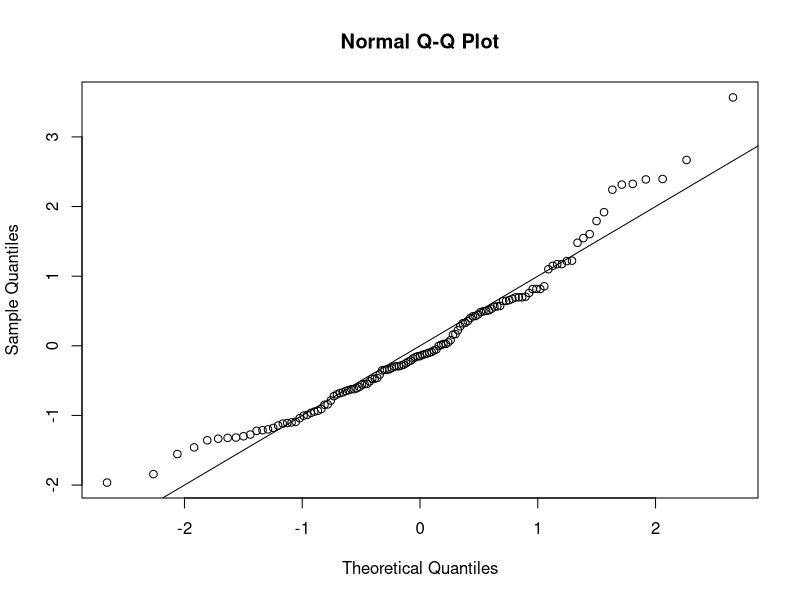
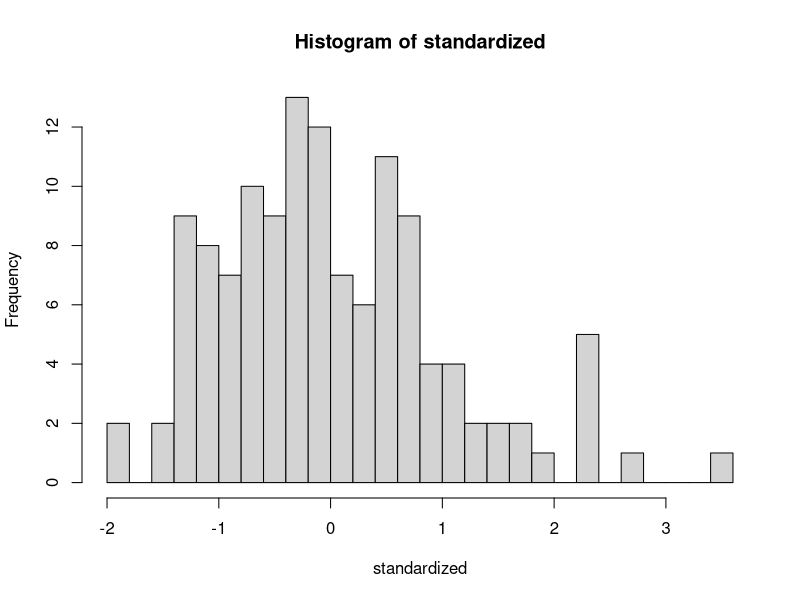
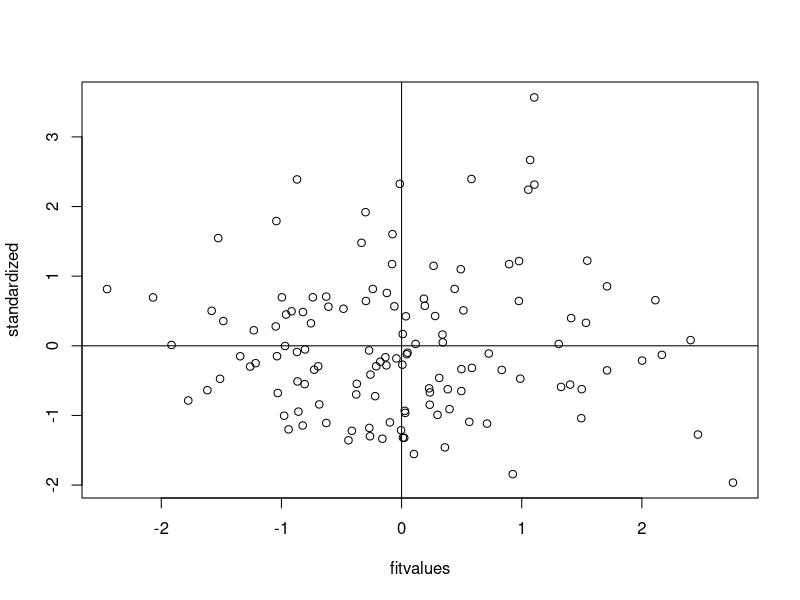

These figures' R source, in order: (Note: this script raises an error after producing the figures.)
##Set working directory 
setwd("E:/GA/Scales")
master = read.csv("Meaning_Scales_BoredomPronenessShort-RR_RN_Paper.csv")
summary(master)

##No reverse coded items.

####DATA SCREENING####

##Missing Data##
library(mice)
percentmiss = function(x){ sum(is.na(x))/length(x) *100 }

##Going by rows ONLY
notypos = master
names(notypos)
missing = apply(notypos[ , 3:14], 1, percentmiss) 
table(missing)

##Replace only the data that you should
replacepeople = notypos[ missing <= 5 , ]  
dontpeople = notypos[ missing > 5 , ]

##Figure out the columns to exclude
apply(replacepeople, 2, percentmiss)
replacecolumn = replacepeople[ , -c(1,2,15)]
dontcolumn = replacepeople[ , c(1,2,15)]

##MICE not needed here. If was we would have to replace and bind
nomiss = replacepeople

##Outliers##
##Mahal
names(nomiss)

mahal = mahalanobis(nomiss[ , -c(1,2,15)], 
                    colMeans(nomiss[ , -c(1,2,15)], na.rm = TRUE),
                    cov(nomiss[ , -c(1,2,3)], use="pairwise.complete.obs"))

summary(mahal)
cutoff = qchisq(.999,ncol(nomiss[ , -c(1,2,15)])) 
summary(mahal < cutoff)
noout = nomiss[ mahal < cutoff, ]

##Additivity: correlations
correlations = cor(noout[,-c(1,2,15)], use="pairwise.complete.obs")
symnum(correlations)

##Make the random stuff & exclude the ID columns 
random = rchisq(nrow(noout), 7)
fake = lm(random~., data=noout[ , -c(1:2,15)])

##get the linearity plot
##create the standardized residuals
standardized = rstudent(fake)
qqnorm(standardized)
abline(0,1)

##multivariate normality
hist(standardized, breaks=30)

##homogeneity and homoscedasticity
fitvalues = scale(fake$fitted.values)
plot(fitvalues, standardized) 
abline(0,0)
abline(v = 0)

##Scoring
#Internal 
internal = rowSums(noout[,c("Q84_1", "Q84_3", "Q84_5", "Q84_6", "Q84_8", "Q84_9")])
summary(internal)

#External 
external = rowSums(noout[,c("Q84_2", "Q84_4", "Q84_7", "Q84_10", "Q84_11", "Q84_12")])
summary(external)

##CFA with internal + external + noout datasets / need to drop paper
nooutnop = subset(noout, Source < 2)
nomissnop = subset(nomiss, Source < 2)

library(lavaan)
overallmodel = '
INT =~ Q84_1 + Q84_3 + Q84_5 + Q84_6 + Q84_8 + Q84_9
EXT =~ Q84_2 + Q84_4 + Q84_7 + Q84_10 + Q84_11 + Q84_12
'
fit = cfa(overallmodel, 
          data = nomissnop, 
          meanstructure = TRUE)

summary(fit, 
        standardized = TRUE, 
        rsquare = TRUE, 
        fit.measure = TRUE) ##no heywood cases 
fitMeasures(fit)

table(nomissnop$Source)
##all significant 
## 0 is not random 
## 1 is random 
## 2 is paper 

##subset 
random = subset(nomissnop, Source == "1")
notrandom = subset(nomissnop, Source =="0")

##fit for random 
random.fit = cfa(overallmodel, 
                 data = random, 
                 meanstructure = TRUE)
summary(random.fit, 
        standardized = TRUE, 
        rsquare = TRUE, 
        fit.measure = TRUE)
fitMeasures(random.fit)

##fit for not random 
notrandom.fit = cfa(overallmodel, 
                 data = notrandom, 
                 meanstructure = TRUE)
summary(notrandom.fit, 
        standardized = TRUE, 
        rsquare = TRUE, 
        fit.measure = TRUE) ##this model seems better than random, let's see where it breaks down 
fitMeasures(notrandom.fit)

##invariances 
library(semTools)
multisteps = measurementInvariance(overallmodel, 
                      data = nomissnop, 
                      group = 'Source', 
                      strict = T)

fitMeasures(multisteps$fit.configural)
fitMeasures(multisteps$fit.loadings)
fitMeasures(multisteps$fit.intercepts)
fitMeasures(multisteps$fit.residuals)
fitMeasures(multisteps$fit.means)

##loadings seem to be related between groups 

##partials f/residuals
partial = partialInvariance(multisteps, 
                            type = "residuals")

partial
strictfree = partial$results
group.partial = c("Q84_3~~Q84_3")

##after letting it go 
partialstrict = measurementInvariance(overallmodel, 
                                      data = nomissnop, 
                                      group = 'Source', 
                                      strict = T, 
                                      group.partial = c("Q84_3~~Q84_3"))

fitMeasures(partialstrict$fit.residuals)
